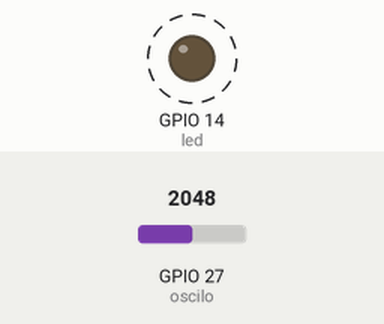
This sketch was run on a simulated ESP32. On the bench: output pins drawn as LEDs (lit = HIGH). Dashed ring = blinking. The test bench sets the inputs (shaded band); at power-on: GPIO 27 (oscilo) = 2048. What the sketch prints to the serial monitor is not drawn.

Above: at 0.1 s.
Timing chart, 0 to 40.0 s (numbered marks = the images above):
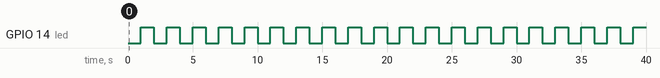

Measured:
- by itself, GPIO 14 (led): alternates HIGH for 1.0 s and LOW for 1.0 s

The sketch:

Prueba_1-Generador_de_se_al_y_osciloscopio.ino
```cpp
#include <dummy.h>
int led = 14;
int oscilo = 27;
void setup() {
  // put your setup code here, to run once:
pinMode(led, OUTPUT);
Serial.begin(2000000);
}

void loop() {
  // put your main code here, to run repeatedly:
 unsigned long period=1000;
 unsigned long period2=2000;
static unsigned long previousMillis=0;
static unsigned long previousMillis2=0;

if ((millis()-previousMillis) > period){
  // ---------------------------------
  // TODO:
  // Codigo de la Tarea
  // ...
  // ---------------------------------
  digitalWrite(led, HIGH);

for (int x = 0; x < 20; x++){
   int sensorValue1 = analogRead(oscilo);
   Serial.println(sensorValue1);
}
previousMillis += period;
}
else if ((millis() - previousMillis2) > period2){
  digitalWrite(led, LOW);
  for (int x = 0; x < 20; x++){
   int sensorValue1 = analogRead(oscilo);
   Serial.println(sensorValue1);
}
  previousMillis2 += period2;
/*  int sensorValue2 = analogRead(oscilo);
Serial.println(sensorValue2); */
}
/* int sensorValue = analogRead(oscilo);
Serial.println(sensorValue); */
 /* int sensorValue3 = analogRead(oscilo);
Serial.println(sensorValue3); */
}
/*

#include <dummy.h>
int led = 14;
int oscilo = 27;
void setup() {
  // put your setup code here, to run once:
pinMode(led, OUTPUT);
Serial.begin(2000000);
}

void loop() {
  // put your main code here, to run repeatedly:
 unsigned long period=1000;
 unsigned long period2=2000;
static unsigned long previousMillis=0;
static unsigned long previousMillis2=0;

while ((millis()-previousMillis) > period){
  // ---------------------------------
  // TODO:
  // Codigo de la Tarea
  // ...
  // ---------------------------------
  digitalWrite(led, HIGH);
for (int x = 0; x < 10; x++){
   int sensorValue1 = analogRead(oscilo);
   Serial.println(sensorValue1);
}
previousMillis += period;
}
while ((millis() - previousMillis2) > period2){
  digitalWrite(led, LOW);
for(int y = 0; y < 10; y++){
 int sensorValue2 = analogRead(oscilo);
 Serial.println(sensorValue2);
}
previousMillis2 += period2;
}
/* int sensorValue = analogRead(oscilo);
Serial.println(sensorValue); */
 /* int sensorValue3 = analogRead(oscilo);
Serial.println(sensorValue3); */
/* } */
```
